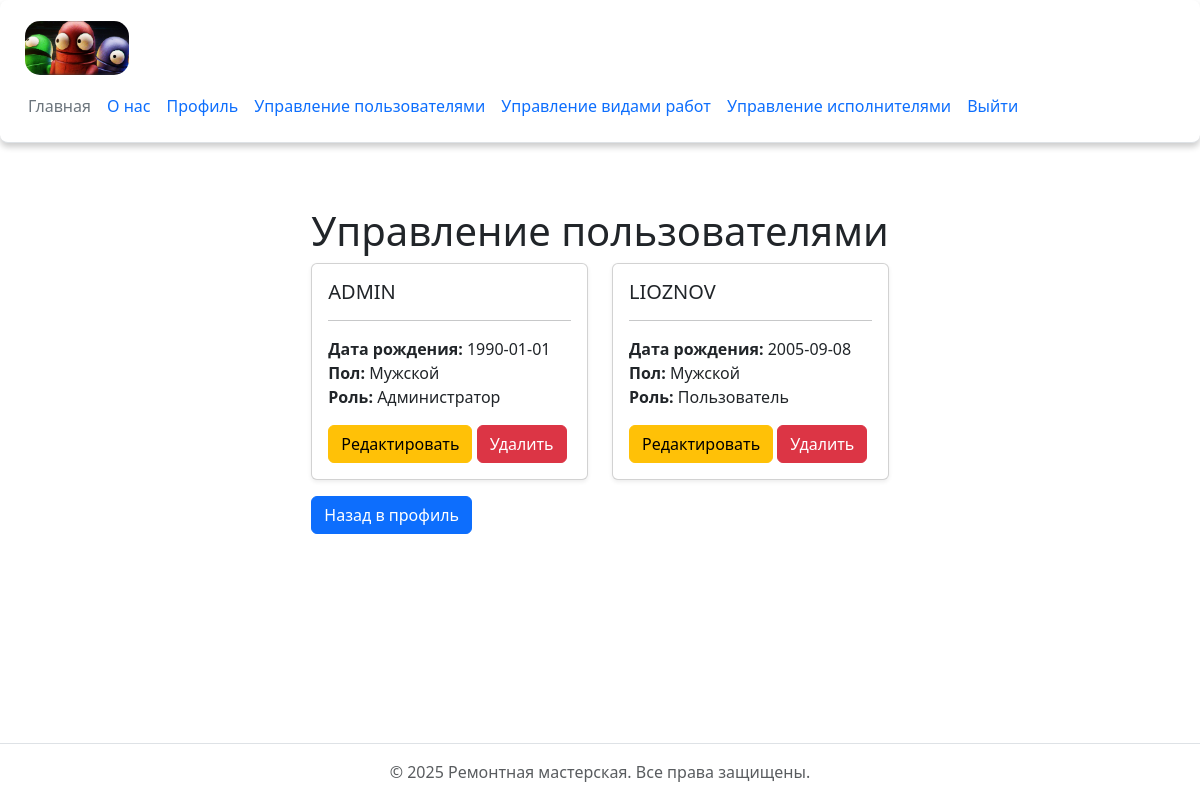
Screenshot of /users (signed in) with the database file from the repository.
### config.py (models this page shows, shortened)
class User(db.Model, UserMixin):
    id = db.Column(db.Integer, primary_key=True)
    username = db.Column(db.String(80), unique=True, nullable=False)
    password_hash = db.Column(db.String(128), nullable=False)
    date_of_birth = db.Column(db.Date, nullable=False)
    gender = db.Column(db.String(10), nullable=False)
    role = db.Column(db.String(10), nullable=False, default='user')
    phone = db.Column(db.String(20), nullable=True)
    email = db.Column(db.String(120), unique=True, nullable=True)
    orders = db.relationship('Order', backref='customer', lazy=True)
    def is_admin(self):
        return self.role == 'admin'

### app.py (the view)
@app.route("/users")
@login_required
def users():
    if not current_user.is_admin():
        flash('Доступ запрещен! Только администраторы могут управлять пользователями.', 'error')
        return redirect(url_for('profile'))
    users = User.query.all()
    return render_template('users.html', users=users)

### app.py (called while the page is built)
@login_manager.user_loader
def load_user(user_id):
    return User.query.get(int(user_id))

### templates/users.html (shortened to what this page needs)
{% extends 'base.html' %}
{% block content %}
<h1>Управление пользователями</h1>
<div class="row g-4">
    {% for user in users %}
    <div class="col-md-6">
        <div class="card h-100 shadow-sm">
            <div class="card-body">
                <h5 class="card-title text-uppercase">{{ user.username }}</h5>
                <hr class="title-divider">
                <p class="card-text">
                    <strong>Дата рождения:</strong> {{ user.date_of_birth }}<br>
                    <strong>Пол:</strong>
                    {% if user.gender == 'male' %}Мужской
                    {% elif user.gender == 'female' %}Женский
                    {% else %}Другой{% endif %}<br>
                    <strong>Роль:</strong> {{ 'Администратор' if user.role == 'admin' else 'Пользователь' }}
                </p>
                <a href="{{ url_for('edit_user', id=user.id) }}" class="btn btn-warning">Редактировать</a>
                <a href="{{ url_for('delete_user', id=user.id) }}" class="btn btn-danger" onclick="return confirm('Вы уверены, что хотите удалить этого пользователя?')">Удалить</a>
            </div>
        </div>
    </div>
    {% endfor %}
</div>
<p><a href="{{ url_for('profile') }}" class="btn btn-primary mt-3">Назад в профиль</a></p>
{% endblock %}

### static/css/main.css (style rules this page uses)
body { margin: 0; }
*, *:before, *:after { box-sizing: border-box; }

### rows the page displays
User: username "ADMIN", date_of_birth "1990-01-01", gender "Мужской", role "Администратор"
User: username "LIOZNOV", date_of_birth "2005-09-08", gender "Мужской", role "Пользователь"
